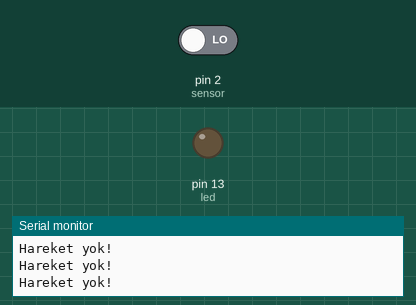
The sketch below on a simulated Arduino Uno, built with avr-gcc and run on an emulated ATmega328P. Parts: output pins drawn as LEDs (lit = HIGH), the last lines printed to the serial monitor. The inputs (shaded band) are chosen by the test bench; at power-on: pin 2 (sensor) LOW.

Above: at 1.4 s.
1.5 s: pin 2 (sensor) driven HIGH
At 1.9 s:
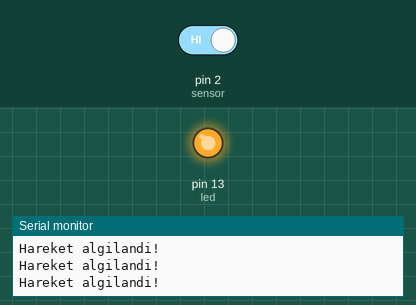
3.0 s: pin 2 (sensor) driven LOW
At 4.2 s:
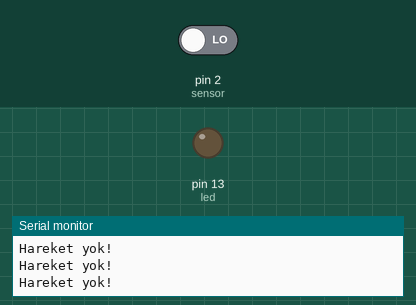
Timing chart, 0 to 6.0 s (numbered marks = the images above; inputs shaded):
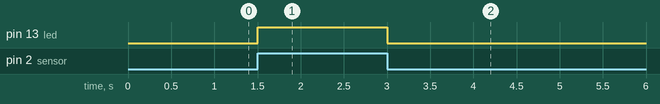

The sketch:

kodlar.ino
```cpp
int led  = 13;
int sensor = 2;
int deger = 0;

void setup()
{
  pinMode(led, OUTPUT);
  pinMode(sensor, INPUT);
  Serial.begin(9600);
}

void loop()
{
  deger = digitalRead(sensor);
  if (deger==HIGH) {
    digitalWrite(led,HIGH);
    Serial.println("Hareket algilandi!");
    delay(150);
  }
  else if (deger == LOW) {
    digitalWrite(led,LOW);
    Serial.println("Hareket yok!");
    delay(300);
}
}
```

Measured:
- after the input at 1.5 s, pin 13 (led): LOW → HIGH at once
- after the input at 3.0 s, pin 13 (led): HIGH → LOW at once
